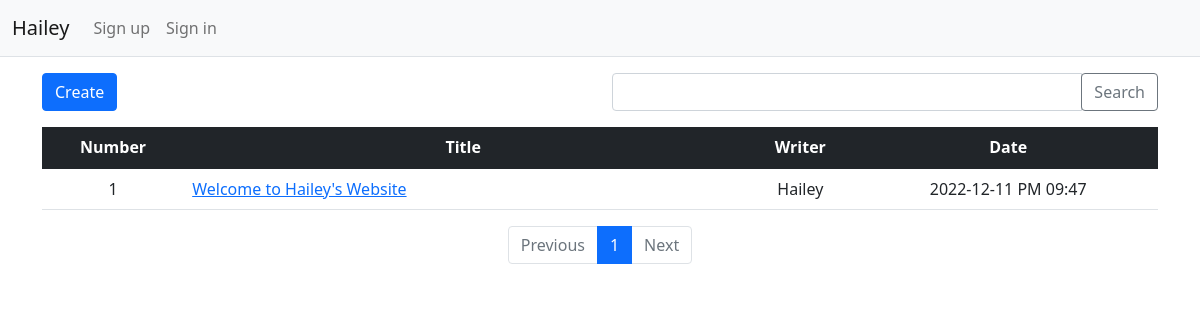
Page /question/list/ on the committed database.
### pybo/models.py (models this page shows)
class Question(db.Model):
    id = db.Column(db.Integer, primary_key=True)
    subject = db.Column(db.String(200), nullable=False)
    content = db.Column(db.Text(), nullable=False)
    create_date = db.Column(db.DateTime(), nullable=False)
    user_id = db.Column(db.Integer, db.ForeignKey('user.id', ondelete='CASCADE'), nullable=False)
    user = db.relationship('User', backref=db.backref('question_set'))
    modify_date = db.Column(db.DateTime(), nullable=True)
    voter = db.relationship('User', secondary=question_voter, backref=db.backref('question_voter_set'))

class User(db.Model):
    id = db.Column(db.Integer, primary_key=True)
    username = db.Column(db.String(150), unique=True, nullable=False)
    password = db.Column(db.String(200), nullable=False)
    email = db.Column(db.String(120), unique=True, nullable=False)

### pybo/views/question_views.py (the view, shortened to what this page needs)
@bp.route('/list/')
def _list():
    page = request.args.get('page', type=int, default=1)
    kw = request.args.get('kw', type=str, default='')
    question_list = Question.query.order_by(Question.create_date.desc())
    question_list = question_list.paginate(page=page, per_page=10)
    return render_template('question/question_list.html', question_list=question_list, page=page, kw=kw)

### pybo/filter.py (called while the page is built)
def format_datetime(value, fmt='%Y-%m-%d %p %I:%M'):
    return value.strftime(fmt)

### pybo/views/auth_views.py (called while the page is built)
@bp.before_app_request
def load_logged_in_user():
    user_id = session.get('user_id')
    if user_id is None:
        g.user = None
    else:
        g.user = User.query.get(user_id)

### pybo/templates/question/question_list.html (shortened to what this page needs)
{% extends 'base.html' %}
{% block content %}
<div class="container my-3">
    <div class="row my-3">
        <div class="col-6">
            <a href="{{ url_for('question.create') }}" class="btn btn-primary">Create</a>
        </div>
        <div class="col-6">
            <div class="input-group">
                <input type="text" id="search_kw" class="form-control" value="{{ kw or '' }}">
                <div class="input-group-append">
                    <button class="btn btn-outline-secondary" type="button" id="btn_search">Search</button>
                </div>
            </div>
        </div>
    </div>
    <table class="table">
        <thead>
        <tr class="text-center table-dark">
            <th>Number</th>
            <th style="width:50%">Title</th>
            <th>Writer</th>
            <th>Date</th>
        </tr>
        </thead>
        <tbody>
        {% if question_list %}
        {% for question in question_list.items %}
        <tr class="text-center">
            <td>{{ question_list.total - ((question_list.page-1) * question_list.per_page) - loop.index0 }}</td>
            <td  class="text-start">
                <a href="{{ url_for('question.detail', question_id=question.id) }}">{{ question.subject }}</a>
            </td>
            <td>{{ question.user.username }}</td>
            <td>{{ question.create_date|datetime }}</td>
        </tr>
        {% endfor %}
        {% else %}
        <tr>
            <td colspan="3">No question</td>
        </tr>
        {% endif %}
        </tbody>
    </table>
    <ul class="pagination justify-content-center">
        {% if question_list.has_prev %}
        <li class="page-item">
            <a class="page-link" data-page="{{ question_list.prev_num }}" href="javascript:void(0)">Previous</a>
        </li>
        {% else %}
        <li class="page-item disabled">
            <a class="page-link" tabindex="-1" aria-disabled="true" href="javascript:void(0)">Previous</a>
        </li>
        {% endif %}
        {% for page_num in question_list.iter_pages() %}
        {% if page_num %}
        {% if page_num != question_list.page %}
        <li class="page-item">
            <a class="page-link" data-page="{{ page_num }}" href="javascript:void(0)">{{ page_num }}</a>
        </li>
        {% else %}
        <li class="page-item active" aria-current="page">
            <a class="page-link" href="javascript:void(0)">{{ page_num }}</a>
        </li>
        {% endif %}
        {% else %}
        <li class="disabled">
            <a class="page-link" href="javascript:void(0)">...</a>
        </li>
        {% endif %}
        {% endfor %}
        {% if question_list.has_next %}
        <li class="page-item">
            <a class="page-link" data-page="{{ question_list.next_num }}" href="javascript:void(0)">Next</a>
        </li>
        {% else %}
        <li class="page-item disabled">
            <a class="page-link" tabindex="-1" aria-disabled="true" href="javascript:void(0)">Next</a>
        </li>
        {% endif %}
    </ul>
</div>
{% endblock %}

### pybo/templates/base.html (shortened to what this page needs)
<!doctype html>
<html lang="ko">
<head>
    <link rel="stylesheet" href="{{ url_for('static', filename='bootstrap.min.css') }}">
    <link rel="stylesheet" href="{{ url_for('static', filename='style.css') }}">
</head>
<body>
{% include "navbar.html" %}
{% block content %}
{% endblock %}
</body>
</html>

### pybo/templates/navbar.html (shortened to what this page needs)
<nav class="navbar navbar-expand-lg navbar-light bg-light border-bottom">
    <div class="container-fluid">
        <a class="navbar-brand" href="{{ url_for('main.index') }}">Hailey</a>
        <div class="collapse navbar-collapse" id="navbarSupportedContent">
            {% if g.user %}
            <ul class="navbar-nav">
                <li class="nav-item ">
                    <a class="nav-link" href="{{url_for('auth.logout')}}">{{ g.user.username }} (Sign out)</a>
                </li>
            </ul>
            {% else %}
            <ul class="navbar-nav me-auto mb-2 mb-lg-0">
                <li class="nav-item">
                    <a class="nav-link" href="{{ url_for('auth.signup') }}">Sign up</a>
                </li>
                <li class="nav-item">
                    <a class="nav-link" href="{{ url_for('auth.login') }}">Sign in</a>
                </li>
            </ul>
            {% endif %}
        </div>
    </div>
</nav>

### rows in the picture
Question: total "1", subject "Welcome to Hailey's Website", user.username "Hailey", create_date "2022-12-11 PM 09:47"

### other values in the picture
{{ page_num }} "1"
